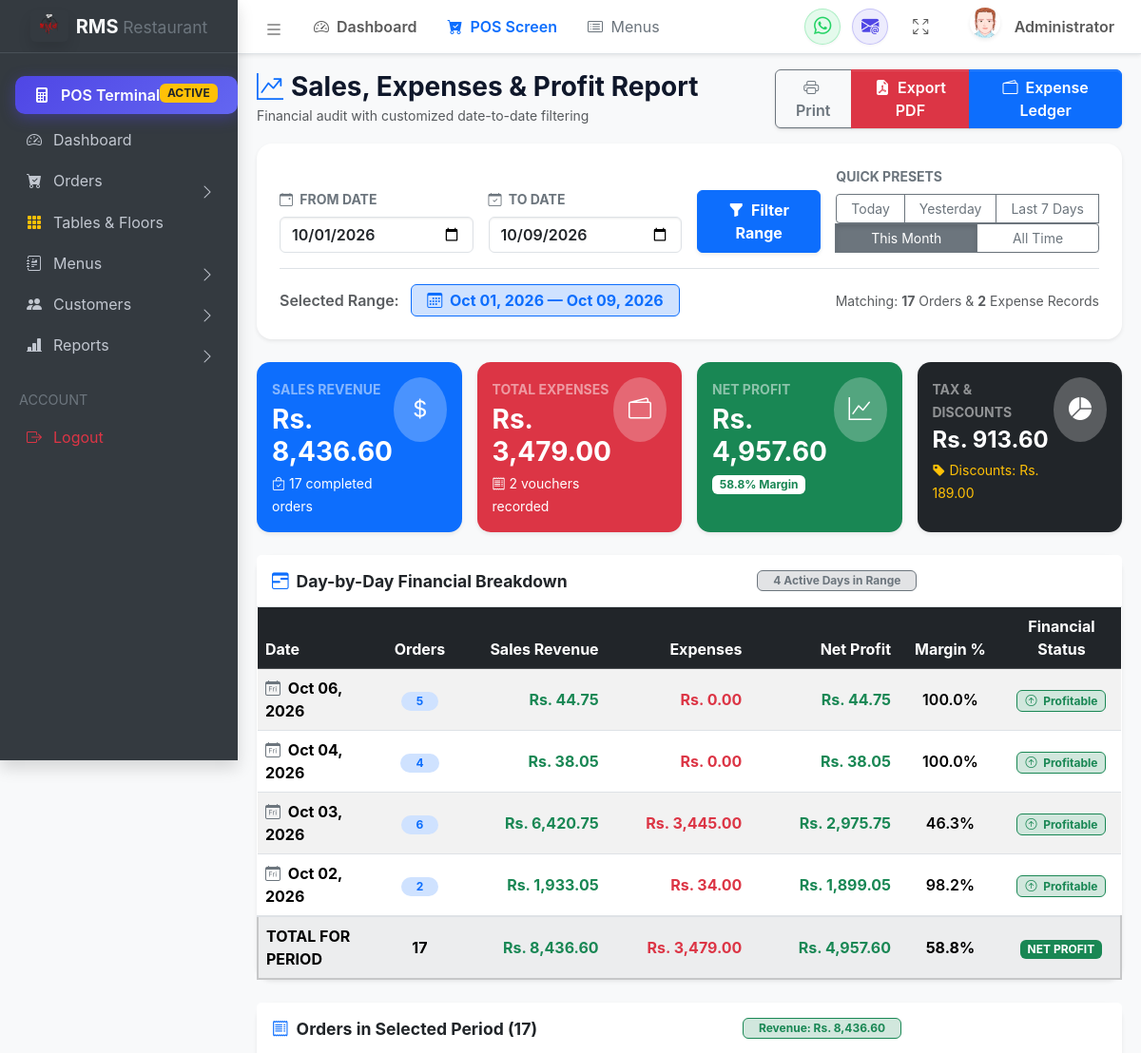
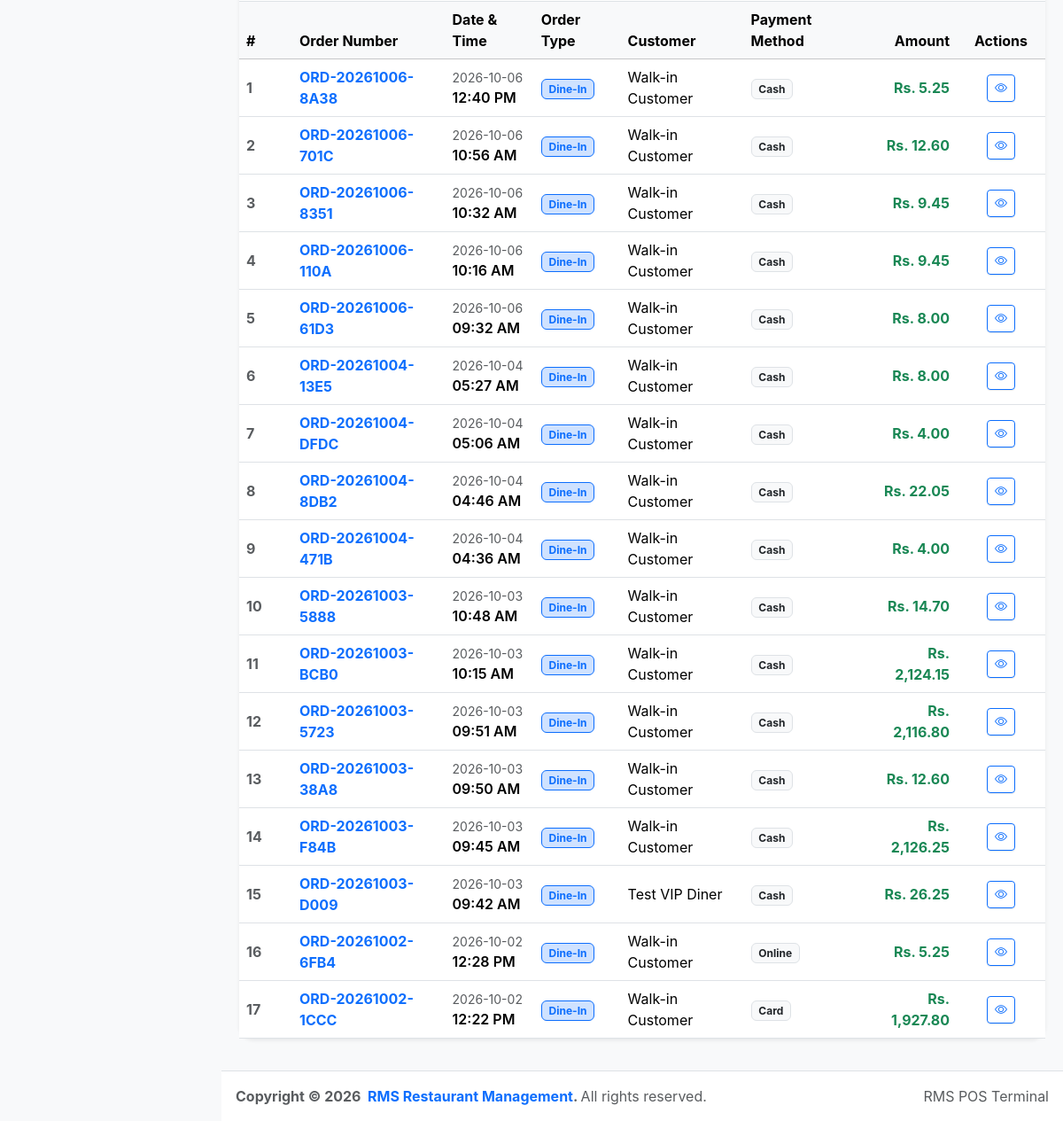
/views/report/daily.php (signed in), run on the app's committed database (2 pictures, top to bottom).
### tables this page shows
CREATE TABLE `orders` (
  `id` int(11) NOT NULL AUTO_INCREMENT,
  `total` decimal(10,2) DEFAULT NULL,
  `created_at` timestamp NOT NULL DEFAULT current_timestamp(),
  `status` varchar(20) NOT NULL,
  `table_id` int(11) NOT NULL,
  `waiter_id` int(11) NOT NULL,
  `order_number` varchar(50) DEFAULT NULL,
  `customer_name` varchar(100) DEFAULT 'Walk-in Customer',
  `order_type` varchar(50) DEFAULT 'Dine-In',
  `floor_name` varchar(50) DEFAULT NULL,
  `payment_method` varchar(50) DEFAULT 'Cash',
  `subtotal` decimal(10,2) DEFAULT 0.00,
  `tax` decimal(10,2) DEFAULT 0.00,
  `discount` decimal(10,2) DEFAULT 0.00,
  `grand_total` decimal(10,2) DEFAULT 0.00,
  `table_no` varchar(30) DEFAULT NULL,
  `customer_phone` varchar(30) DEFAULT NULL,
  `paid_amount` decimal(10,2) DEFAULT 0.00,
  `change_amount` decimal(10,2) DEFAULT 0.00,
  `order_status` varchar(50) DEFAULT 'Completed',
  `notes` text DEFAULT NULL,
  PRIMARY KEY (`id`)
);

### views/report/daily.php (the view, shortened to what the rows shown need)
<?php
include_once __DIR__ . '/../../config/database.php';
$fromDate = trim($_GET['from_date'] ?? '');
$toDate = trim($_GET['to_date'] ?? '');
if (empty($fromDate) && empty($toDate)) {
    if (isset($_GET['date'])) {
        if ($_GET['date'] === 'all') {
            $fromDate = '';
            $toDate = '';
        } else {
            $fromDate = $_GET['date'];
            $toDate = $_GET['date'];
        }
    } else {
        $fromDate = date('Y-m-01');
        $toDate = date('Y-m-d');
    }
}
$orders = [];
if ($conn) {
    $orderWhere = "1=1";
    if (!empty($fromDate) && !empty($toDate)) {
        $fromSafe = mysqli_real_escape_string($conn, $fromDate);
        $toSafe = mysqli_real_escape_string($conn, $toDate);
        $orderWhere = "DATE(created_at) >= '$fromSafe' AND DATE(created_at) <= '$toSafe'";
    } elseif (!empty($fromDate)) {
        $fromSafe = mysqli_real_escape_string($conn, $fromDate);
        $orderWhere = "DATE(created_at) >= '$fromSafe'";
        $expWhere = "`date` >= '$fromSafe'";
    } elseif (!empty($toDate)) {
        $toSafe = mysqli_real_escape_string($conn, $toDate);
        $orderWhere = "DATE(created_at) <= '$toSafe'";
        $expWhere = "`date` <= '$toSafe'";
    }
    $ordQuery = "SELECT * FROM `orders` WHERE $orderWhere ORDER BY `created_at` DESC";
    $ordRes = $conn->query($ordQuery);
    if ($ordRes) {
        while ($ord = $ordRes->fetch_assoc()) {
            $orders[] = $ord;
        }
    }
}
include_once __DIR__ . '/../layouts/header.php';
?>
<main class="app-main">
  <div class="app-content">
    <div class="container-fluid">
      <div class="card shadow-sm border-0 rounded-4 mb-4">
        <div class="table-responsive">
          <table class="table table-hover table-striped align-middle mb-0">
            <thead class="table-dark">
              <tr>
                <th style="width: 140px;">Date</th>
                <th class="text-center" style="width: 100px;">Orders</th>
                <th class="text-end" style="width: 170px;">Sales Revenue</th>
                <th class="text-end" style="width: 170px;">Expenses</th>
                <th class="text-end" style="width: 180px;">Net Profit</th>
                <th class="text-center" style="width: 120px;">Margin %</th>
                <th class="text-center" style="width: 130px;">Financial Status</th>
              </tr>
            </thead>
          </table>
        </div>
      </div>
      <div class="card shadow-sm border-0 rounded-4 mb-4">
        <div class="table-responsive">
          <table class="table table-hover align-middle mb-0">
            <thead class="table-light">
              <tr>
                <th style="width: 60px;">#</th>
                <th>Order Number</th>
                <th>Date & Time</th>
                <th>Order Type</th>
                <th>Customer</th>
                <th>Payment Method</th>
                <th class="text-end">Amount</th>
                <th class="text-center no-print" style="width: 100px;">Actions</th>
              </tr>
            </thead>
            <tbody>
              <?php if (count($orders) > 0): ?>
                <?php $sn = 1; foreach ($orders as $ord): ?>
                  <tr>
                    <td class="fw-bold text-muted"><?= $sn++ ?></td>
                    <td class="fw-bold text-primary">
                      <a href="/RMS/views/order/details.php?id=<?= $ord['id'] ?>" class="text-decoration-none">
                        <?= htmlspecialchars($ord['order_number'] ?: ('ORD-' . $ord['id'])) ?>
                      </a>
                    </td>
                    <td>
                      <small class="text-muted d-block"><?= date('Y-m-d', strtotime($ord['created_at'])) ?></small>
                      <span class="fw-semibold"><?= date('h:i A', strtotime($ord['created_at'])) ?></span>
                    </td>
                    <td>
                      <span class="badge bg-primary-subtle text-primary border border-primary">
                        <?= htmlspecialchars($ord['order_type'] ?: 'Dine-In') ?>
                      </span>
                    </td>
                    <td><?= htmlspecialchars($ord['customer_name'] ?: 'Walk-in Customer') ?></td>
                    <td>
                      <span class="badge bg-light text-dark border">
                        <?= htmlspecialchars($ord['payment_method'] ?: 'Cash') ?>
                      </span>
                    </td>
                    <td class="text-end fw-bold text-success fs-6">
                      Rs. <?= number_format(floatval($ord['grand_total'] ?? $ord['total'] ?? 0), 2) ?>
                    </td>
                    <td class="text-center no-print">
                      <a href="/RMS/views/order/details.php?id=<?= $ord['id'] ?>" class="btn btn-outline-primary btn-sm px-2" title="View Order">
                        <i class="bi bi-eye"></i>
                      </a>
                    </td>
                  </tr>
                <?php endforeach; ?>
              <?php endif; ?>
            </tbody>
          </table>
        </div>
      </div>
    </div>
  </div>
</main>
<?php
include_once __DIR__ . '/../layouts/footer.php';
?>

### data on the page
orders: order_number "ORD-20261006-8A38", created_at "2026-10-06", created_at "12:40 PM", order_type "Dine-In", customer_name "Walk-in Customer", payment_method "Cash", grand_total "5.25"
orders: order_number "ORD-20261006-701C", created_at "2026-10-06", created_at "10:56 AM", order_type "Dine-In", customer_name "Walk-in Customer", payment_method "Cash", grand_total "12.60"
orders: order_number "ORD-20261006-8351", created_at "2026-10-06", created_at "10:32 AM", order_type "Dine-In", customer_name "Walk-in Customer", payment_method "Cash", grand_total "9.45"
orders: order_number "ORD-20261006-110A", created_at "2026-10-06", created_at "10:16 AM", order_type "Dine-In", customer_name "Walk-in Customer", payment_method "Cash", grand_total "9.45"
orders: order_number "ORD-20261006-61D3", created_at "2026-10-06", created_at "09:32 AM", order_type "Dine-In", customer_name "Walk-in Customer", payment_method "Cash", grand_total "8.00"
orders: order_number "ORD-20261004-13E5", created_at "2026-10-04", created_at "05:27 AM", order_type "Dine-In", customer_name "Walk-in Customer", payment_method "Cash", grand_total "8.00"
orders: order_number "ORD-20261004-DFDC", created_at "2026-10-04", created_at "05:06 AM", order_type "Dine-In", customer_name "Walk-in Customer", payment_method "Cash", grand_total "4.00"
orders: order_number "ORD-20261004-8DB2", created_at "2026-10-04", created_at "04:46 AM", order_type "Dine-In", customer_name "Walk-in Customer", payment_method "Cash", grand_total "22.05"
orders: order_number "ORD-20261004-471B", created_at "2026-10-04", created_at "04:36 AM", order_type "Dine-In", customer_name "Walk-in Customer", payment_method "Cash", grand_total "4.00"
orders: order_number "ORD-20261003-5888", created_at "2026-10-03", created_at "10:48 AM", order_type "Dine-In", customer_name "Walk-in Customer", payment_method "Cash", grand_total "14.70"
orders: order_number "ORD-20261003-BCB0", created_at "2026-10-03", created_at "10:15 AM", order_type "Dine-In", customer_name "Walk-in Customer", payment_method "Cash", grand_total "2,124.15"
orders: order_number "ORD-20261003-5723", created_at "2026-10-03", created_at "09:51 AM", order_type "Dine-In", customer_name "Walk-in Customer", payment_method "Cash", grand_total "2,116.80"
orders: order_number "ORD-20261003-38A8", created_at "2026-10-03", created_at "09:50 AM", order_type "Dine-In", customer_name "Walk-in Customer", payment_method "Cash", grand_total "12.60"
orders: order_number "ORD-20261003-F84B", created_at "2026-10-03", created_at "09:45 AM", order_type "Dine-In", customer_name "Walk-in Customer", payment_method "Cash", grand_total "2,126.25"
orders: order_number "ORD-20261003-D009", created_at "2026-10-03", created_at "09:42 AM", order_type "Dine-In", customer_name "Test VIP Diner", payment_method "Cash", grand_total "26.25"
orders: order_number "ORD-20261002-6FB4", created_at "2026-10-02", created_at "12:28 PM", order_type "Dine-In", customer_name "Walk-in Customer", payment_method "Online", grand_total "5.25"
orders: order_number "ORD-20261002-1CCC", created_at "2026-10-02", created_at "12:22 PM", order_type "Dine-In", customer_name "Walk-in Customer", payment_method "Card", grand_total "1,927.80"

### other printed values
$navUser "Administrator"
$periodLabel "Oct 01, 2026 — Oct 09, 2026"
$totalOrders "17"
count($expenses) "2"
$totalRevenue "8,436.60"
$totalExpenses "3,479.00"
abs($netProfit) "4,957.60"
$profitMargin "58.8"
$totalTax "913.60"
$totalDiscount "189.00"
count($dailyLedger) "4"
date('M d, Y', strtotime($day)) "Oct 06, 2026"
$data['orders'] "5"
$dSales "44.75"
$dExp "0.00"
